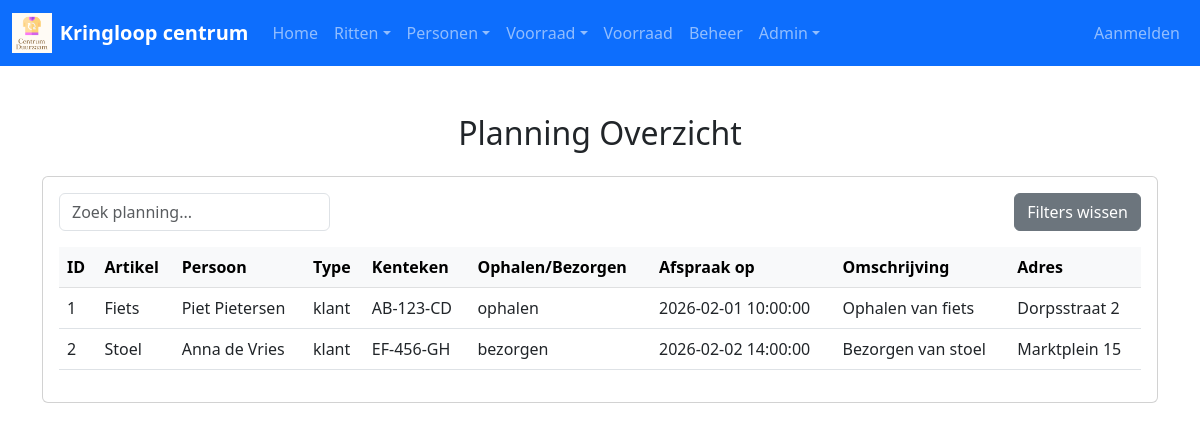
/admin/list_planning.php, run on the app's committed database.
### tables this page shows
CREATE TABLE `planning` (

  `id` int NOT NULL,

  `artikel_id` int NOT NULL,

  `persoon_id` int NOT NULL,

  `kenteken` varchar(255) NOT NULL,

  `ophalen_of_bezorgen` enum('ophalen','bezorgen') NOT NULL,

  `afspraak_op` datetime NOT NULL,

  `omschrijving` text NOT NULL

);

CREATE TABLE `artikel` (

  `id` int NOT NULL,

  `categorie_id` int NOT NULL,

  `naam` varchar(255) NOT NULL,

  `prijs_ex_btw` decimal(10,2) NOT NULL

);

CREATE TABLE `personen` (
  `id` int NOT NULL,
  `type` enum('klant','leverancier') NOT NULL DEFAULT 'klant',
  `voornaam` varchar(100) NOT NULL,
  `achternaam` varchar(100) NOT NULL,
  `adres` varchar(255) NOT NULL,
  `plaats` varchar(100) NOT NULL,
  `postcode` varchar(10) NOT NULL,
  `email` varchar(255) NOT NULL,
  `telefoon` varchar(20) NOT NULL,
  `geboortedatum` date DEFAULT NULL,
  `datum_ingevoerd` datetime DEFAULT CURRENT_TIMESTAMP,
  `actief` tinyint(1) DEFAULT 1
);

### admin/list_planning.php (the view, shortened to what this page needs)
<?php
require_once '../includes/db.php';
$stmt = $pdo->query('
    SELECT p.*, pe.voornaam, pe.achternaam, pe.adres, pe.type, a.naam AS artikel_naam
    FROM planning p
    JOIN personen pe ON p.persoon_id = pe.id
    JOIN artikel a ON p.artikel_id = a.id
    ORDER BY p.afspraak_op ASC
');
$planningen = $stmt->fetchAll(PDO::FETCH_ASSOC);
?>
<?php
include '../includes/header.php';
?>
<div class="container my-5">
    <h2 class="mb-4 text-center">Planning Overzicht</h2>
    <div class="card">
        <div class="card-body">
            <div class="d-flex justify-content-between mb-3">
                <input type="text" class="form-control w-25" placeholder="Zoek planning...">
                <button class="btn btn-secondary">Filters wissen</button>
            </div>
            <table class="table table-hover">
                <thead class="table-light">
                    <tr>
                        <th>ID</th>
                        <th>Artikel</th>
                        <th>Persoon</th>
                        <th>Type</th>
                        <th>Kenteken</th>
                        <th>Ophalen/Bezorgen</th>
                        <th>Afspraak op</th>
                        <th>Omschrijving</th>
                        <th>Adres</th>
                    </tr>
                </thead>
                <tbody>
                    <?php foreach ($planningen as $planning): ?>
                        <tr>
                            <td><?php echo $planning['id']; ?></td>
                            <td><?php echo $planning['artikel_naam']; ?></td>
                            <td><?php echo $planning['voornaam'] . ' ' . $planning['achternaam']; ?></td>
                            <td><?php echo $planning['type']; ?></td>
                            <td><?php echo $planning['kenteken']; ?></td>
                            <td><?php echo $planning['ophalen_of_bezorgen']; ?></td>
                            <td><?php echo $planning['afspraak_op']; ?></td>
                            <td><?php echo $planning['omschrijving']; ?></td>
                            <td><?php echo $planning['adres']; ?></td>
                        </tr>
                    <?php endforeach; ?>
                </tbody>
            </table>
        </div>
    </div>
</div>
<?php
include '../includes/footer.php';
?>

### assets/css/style.css (style rules this page uses)
:root { --primary-blue: #3366CC; --hover-blue: #2952A3; }

### data on the page
planning: id "1", artikel.naam "Fiets", persoon.voornaam "Piet", persoon.achternaam "Pietersen", persoon.type "klant", kenteken "AB-123-CD", ophalen_of_bezorgen "ophalen", afspraak_op "2026-02-01 10:00:00", omschrijving "Ophalen van fiets", persoon.adres "Dorpsstraat 2"
planning: id "2", artikel.naam "Stoel", persoon.voornaam "Anna", persoon.achternaam "de Vries", persoon.type "klant", kenteken "EF-456-GH", ophalen_of_bezorgen "bezorgen", afspraak_op "2026-02-02 14:00:00", omschrijving "Bezorgen van stoel", persoon.adres "Marktplein 15"
